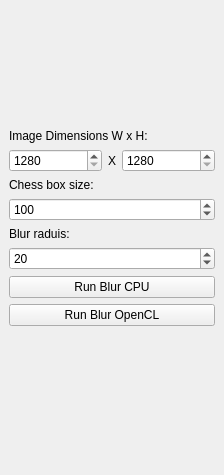
<?xml version="1.0" encoding="UTF-8"?>
<ui version="4.0">
 <class>MRFSegm_panel</class>
 <widget class="QDockWidget" name="MRFSegm_panel">
  <property name="geometry">
   <rect>
    <x>0</x>
    <y>0</y>
    <width>224</width>
    <height>475</height>
   </rect>
  </property>
  <property name="windowTitle">
   <string>Blur Tests Controls</string>
  </property>
  <widget class="QWidget" name="dockWidgetContents">
   <layout class="QVBoxLayout" name="verticalLayout">
    <item>
     <spacer name="verticalSpacer">
      <property name="orientation">
       <enum>Qt::Orientation::Vertical</enum>
      </property>
      <property name="sizeHint" stdset="0">
       <size>
        <width>20</width>
        <height>40</height>
       </size>
      </property>
     </spacer>
    </item>
    <item>
     <widget class="QLabel" name="label_2">
      <property name="text">
       <string>Image Dimensions W x H:</string>
      </property>
     </widget>
    </item>
    <item>
     <layout class="QHBoxLayout" name="horizontalLayout">
      <item>
       <widget class="QSpinBox" name="spinBox_width">
        <property name="sizePolicy">
         <sizepolicy hsizetype="MinimumExpanding" vsizetype="Fixed">
          <horstretch>0</horstretch>
          <verstretch>0</verstretch>
         </sizepolicy>
        </property>
        <property name="minimum">
         <number>1280</number>
        </property>
        <property name="maximum">
         <number>32000</number>
        </property>
       </widget>
      </item>
      <item>
       <widget class="QLabel" name="label_3">
        <property name="sizePolicy">
         <sizepolicy hsizetype="Minimum" vsizetype="Preferred">
          <horstretch>0</horstretch>
          <verstretch>0</verstretch>
         </sizepolicy>
        </property>
        <property name="text">
         <string>X</string>
        </property>
       </widget>
      </item>
      <item>
       <widget class="QSpinBox" name="spinBox_height">
        <property name="sizePolicy">
         <sizepolicy hsizetype="MinimumExpanding" vsizetype="Fixed">
          <horstretch>0</horstretch>
          <verstretch>0</verstretch>
         </sizepolicy>
        </property>
        <property name="minimum">
         <number>1280</number>
        </property>
        <property name="maximum">
         <number>32000</number>
        </property>
       </widget>
      </item>
     </layout>
    </item>
    <item>
     <widget class="QLabel" name="label_4">
      <property name="text">
       <string>Chess box size:</string>
      </property>
     </widget>
    </item>
    <item>
     <widget class="QSpinBox" name="spinBox_chessBox">
      <property name="minimum">
       <number>5</number>
      </property>
      <property name="maximum">
       <number>1000</number>
      </property>
      <property name="value">
       <number>100</number>
      </property>
     </widget>
    </item>
    <item>
     <widget class="QLabel" name="label">
      <property name="sizePolicy">
       <sizepolicy hsizetype="Preferred" vsizetype="Fixed">
        <horstretch>0</horstretch>
        <verstretch>0</verstretch>
       </sizepolicy>
      </property>
      <property name="text">
       <string>Blur raduis:</string>
      </property>
     </widget>
    </item>
    <item>
     <widget class="QSpinBox" name="spinBox_radius">
      <property name="sizePolicy">
       <sizepolicy hsizetype="Expanding" vsizetype="Fixed">
        <horstretch>0</horstretch>
        <verstretch>0</verstretch>
       </sizepolicy>
      </property>
      <property name="minimum">
       <number>1</number>
      </property>
      <property name="maximum">
       <number>999</number>
      </property>
      <property name="singleStep">
       <number>10</number>
      </property>
      <property name="value">
       <number>20</number>
      </property>
     </widget>
    </item>
    <item>
     <widget class="QPushButton" name="pushButton_runBlurCPU">
      <property name="text">
       <string>Run Blur CPU</string>
      </property>
     </widget>
    </item>
    <item>
     <widget class="QPushButton" name="pushButton_runBlurOpenCL">
      <property name="text">
       <string>Run Blur OpenCL</string>
      </property>
     </widget>
    </item>
    <item>
     <widget class="QLabel" name="label_timeIndicator">
      <property name="text">
       <string/>
      </property>
     </widget>
    </item>
    <item>
     <spacer name="verticalSpacer_2">
      <property name="orientation">
       <enum>Qt::Orientation::Vertical</enum>
      </property>
      <property name="sizeHint" stdset="0">
       <size>
        <width>20</width>
        <height>40</height>
       </size>
      </property>
     </spacer>
    </item>
   </layout>
  </widget>
 </widget>
 <resources/>
 <connections/>
</ui>
